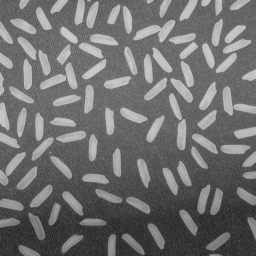
%> input picture matlab/data/rice.png, 256 x 256 px
$ octave lab05_dac_trung_histogram.m   (GNU Octave 9; MATLAB toolbox functions it lacks are replaced by stand-ins)
%> lines starting %> are read from the running program, lines starting %| are printed output that depends on the picture; in (x1, y1, x2, y2) boxes, pixels count from 0 and x2, y2 are one past the last pixel; in counts of white or black regions, pixels touching at a corner belong together; the program's own positions count from 1; long printed decimals are rounded
%% LAB 5 - DAC TRUNG THONG KE TU HISTOGRAM
clear; close all; clc;
scriptDir=fileparts(mfilename('fullpath'));
I=im2double(imread(fullfile(scriptDir,'..','data','rice.png'))); if ndims(I)==3, I=rgb2gray(I); end
[h,w]=size(I); roi=I(1:floor(h/2),1:floor(w/2)); T=graythresh(I); mask=I>T; if mean(mask(:))>.5, mask=~mask; end
%> after `[h,w]=size(I)`: h = 256; w = 256
%> after `roi=I(1:floor(h/2),1:floor(w/2))`:
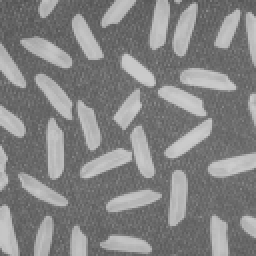
%> roi: size 128x128 double (shown 2 times larger); min 0.318, max 0.8, mean 0.515
%> after `T=graythresh(I)`: T = 0.514
%> after `mask=I>T`:
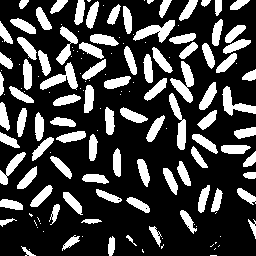
%> mask: size 256x256 logical; 25.8% white; 151 white regions (62 under 20 px), largest, box (x1, y1, x2, y2) and area: (170, 61, 194, 103) 448, (133, 20, 175, 43) 429, (40, 62, 78, 90) 423
regions={I(:),roi(:),I(mask)}; labels={'Toan anh','ROI goc tren trai','Tien canh'}; X=zeros(3,5);
%> after `regions={I(:),roi(:),I(mask)}`: regions = 3 items
for k=1:numel(regions)
    x=regions{k}; mu=mean(x); sigma=std(x); if sigma==0, sk=0; else, sk=mean(((x-mu)/sigma).^3); end
    h=imhist(x,256); p=h/sum(h); p=p(p>0); X(k,:)=[mu sigma sk sum(p.^2) -sum(p.*log2(p))];
end
%> this loop made 3 passes
%> (mu, sigma, sk) on passes 1 to 3: (0.436, 0.167, 0.528), (0.515, 0.142, 0.773), (0.679, 0.0742, -0.632)
%> after the loop, X = [0.436 0.167 0.528 0.00965 7.01; 0.515 0.142 0.773 0.0189 6.13; 0.679 0.0742 -0.632 0.0177 5.99]
figure('Name','Lab 5 - Histogram features');
subplot(1,3,1); imshow(I,[]); title('Anh goc');
subplot(1,3,2); imshow(roi,[]); title('ROI');
subplot(1,3,3); bar(X'); set(gca,'XTickLabel',{'Mean','Std','Skew','Energy','Entropy'}); legend(labels,'Location','best'); grid on;
%> after `grid on`:
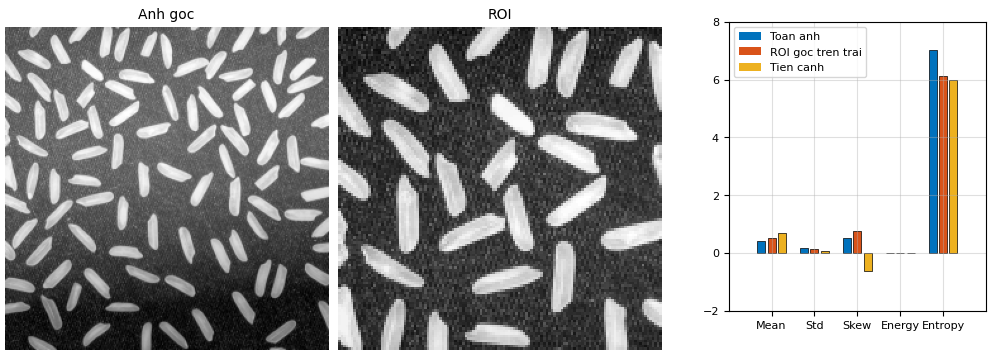
%> figure redrawn from the program's plot data, 3 panels
disp('Moi hang: [mean std skewness energy entropy]'); disp(X);
%|    4.3626e-01   1.6664e-01   5.2810e-01   9.6469e-03   7.0115e+00
%|    5.1521e-01   1.4244e-01   7.7256e-01   1.8884e-02   6.1284e+00
%|    6.7900e-01   7.4154e-02  -6.3190e-01   1.7682e-02   5.9874e+00
% Histogram va cac thong ke nay khong ma hoa vi tri pixel.
